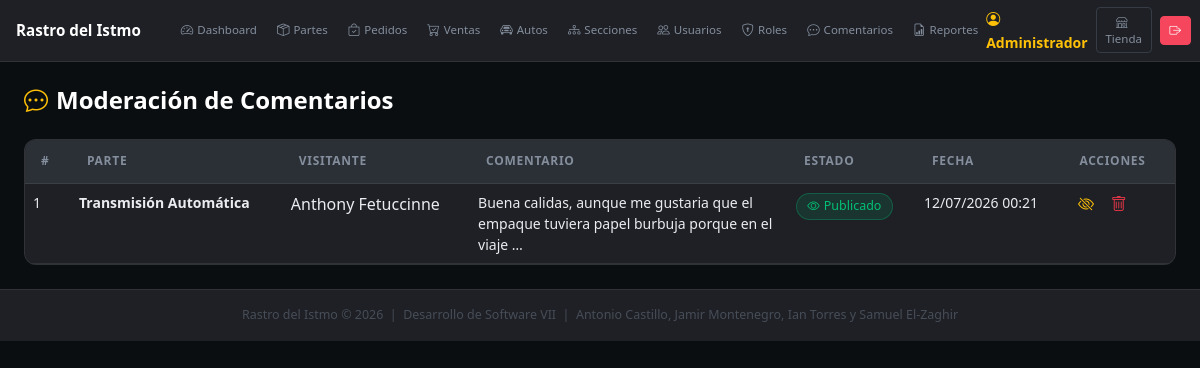
/admin/?mod=comentarios (signed in), run on the app's committed database.
### tables this page shows
CREATE TABLE IF NOT EXISTS `comentarios` (
  `id` int NOT NULL AUTO_INCREMENT,
  `parte_id` int NOT NULL,
  `nombre_visitante` varchar(100) NOT NULL,
  `comentario` text NOT NULL,
  `rating` tinyint DEFAULT NULL,
  `auto_pub` tinyint(1) DEFAULT '0',
  `publicado` tinyint(1) DEFAULT '0',
  `creado_en` timestamp NULL DEFAULT CURRENT_TIMESTAMP,
  PRIMARY KEY (`id`),
  KEY `parte_id` (`parte_id`)
);

CREATE TABLE IF NOT EXISTS `partes` (
  `id` int NOT NULL AUTO_INCREMENT,
  `nombre` varchar(150) NOT NULL,
  `descripcion` text,
  `auto_id` int DEFAULT NULL,
  `seccion_id` int DEFAULT NULL,
  `precio` decimal(10,2) NOT NULL DEFAULT '0.00',
  `cantidad` int NOT NULL DEFAULT '0',
  `thumbnail` varchar(255) DEFAULT NULL,
  `imagen_grande` varchar(255) DEFAULT NULL,
  `activo` tinyint(1) DEFAULT '1',
  `firma_digital` varchar(64) DEFAULT NULL,
  `creado_por` int DEFAULT NULL,
  `creado_en` timestamp NULL DEFAULT CURRENT_TIMESTAMP,
  PRIMARY KEY (`id`),
  KEY `auto_id` (`auto_id`),
  KEY `seccion_id` (`seccion_id`),
  KEY `creado_por` (`creado_por`)
);

### app/Controllers/BaseController.php (called while the page is built, shortened)
<?php
abstract class BaseController implements ErrorHandlerInterface {
    protected function view(string $tpl, array $data = []): void {
        extract($data);
        include BASE_PATH . "/app/Views/" . $tpl . ".php";
    }
}

### app/Controllers/ComentarioController.php (called while the page is built, shortened)
<?php
class ComentarioController extends BaseController {
    private ComentarioModel $cm;
    public function __construct() { $this->cm=new ComentarioModel(); }
    public function index(): void   { $this->requirePermission("comentarios"); $comentarios=$this->cm->findAllWithParte(); $this->view("admin/comentarios/index",compact("comentarios")); }
}

### admin/index.php (called while the page is built, shortened)
<?php
$raw    = Sanitizer::get("action") ?: "index";
$action = lcfirst(str_replace('_', '', ucwords($raw, '_')));
try {
    $ctrl   = new $map[$mod]();
    $method = method_exists($ctrl,$action) ? $action : "index";
    $ctrl->$method();
} catch (\Throwable $e) {
    if (isset($ctrl) && $ctrl instanceof ErrorHandlerInterface) { $ctrl->handle($e); }
    else { error_log("[RASTRO] " . $e->getMessage()); }
    header("Location: " . APP_URL . "/admin/"); exit;
}

### app/Config/Database.php (called while the page is built, shortened)
<?php
class Database {
    private static ?PDO $conn = null;
    public static function get(): PDO {
        if (self::$conn === null) {
            try {
                self::$conn = new PDO(
                    "mysql:host=".DB_HOST.";dbname=".DB_NAME.";charset=utf8mb4",
                    DB_USER, DB_PASS,
                    [PDO::ATTR_ERRMODE=>PDO::ERRMODE_EXCEPTION,
                     PDO::ATTR_DEFAULT_FETCH_MODE=>PDO::FETCH_ASSOC,
                     PDO::ATTR_EMULATE_PREPARES=>false]
                );
                self::$conn->exec("SET time_zone = '-05:00'");
            } catch (PDOException $e) {
                http_response_code(500);
                die("<b>Error de BD:</b> ".htmlspecialchars($e->getMessage()));
            }
        }
        return self::$conn;
    }
}

### app/Models/BaseModel.php (called while the page is built, shortened)
<?php
abstract class BaseModel implements CrudInterface {
    protected PDO    $db;
    public function __construct() { $this->db = Database::get(); }
    protected function query(string $sql, array $p = []): array {
        $s = $this->db->prepare($sql); $s->execute($p); return $s->fetchAll();
    }
}

### app/Models/ComentarioModel.php (called while the page is built, shortened)
<?php
class ComentarioModel extends BaseModel {
    public function findAllWithParte(): array {
        return $this->query("SELECT c.*,p.nombre AS parte_nombre FROM comentarios c LEFT JOIN partes p ON p.id=c.parte_id ORDER BY c.creado_en DESC");
    }
}

### app/Views/admin/comentarios/index.php (the view, shortened to what this page needs)
<?php $title="Comentarios"; include BASE_PATH."/app/Views/layouts/admin_header.php"; ?>
<div class="page-header mb-4">
  <div><h4 class="fw-bold text-white mb-0"><i class="bi bi-chat-dots me-2 text-warning"></i>Moderación de Comentarios</h4></div>
</div>
<div class="dark-card"><div class="table-responsive">
<table class="table dark-table mb-0">
  <thead><tr><th>#</th><th>Parte</th><th>Visitante</th><th>Comentario</th><th>Estado</th><th>Fecha</th><th>Acciones</th></tr></thead>
  <tbody>
  <?php foreach($comentarios as $c): ?>
  <tr>
    <td class="small text-secondary"><?=$c["id"]?></td>
    <td class="small fw-semibold text-warning"><?=htmlspecialchars($c["parte_nombre"]??"—")?></td>
    <td class="text-white"><?=htmlspecialchars($c["nombre_visitante"])?></td>
    <td class="small text-secondary" style="max-width:280px"><?=htmlspecialchars(mb_substr($c["comentario"],0,90)).(mb_strlen($c["comentario"])>90?"…":"")?></td>
    <td><?=$c["publicado"]
      ? "<span class=\"chip-success\"><i class=\"bi bi-eye me-1\"></i>Publicado</span>"
      : "<span class=\"chip-warning\"><i class=\"bi bi-hourglass me-1\"></i>Pendiente</span>"?></td>
    <td class="small text-secondary"><?=date("d/m/Y H:i",strtotime($c["creado_en"]))?></td>
    <td>
      <a href="<?=APP_URL?>/admin/?mod=comentarios&action=toggle&id=<?=$c["id"]?>" class="icon-btn" title="<?=$c["publicado"]?"Ocultar":"Publicar"?>">
        <i class="bi bi-<?=$c["publicado"]?"eye-slash text-warning":"check-circle text-success"?>"></i>
      </a>
      <a href="<?=APP_URL?>/admin/?mod=comentarios&action=eliminar&id=<?=$c["id"]?>" class="icon-btn" title="Eliminar" onclick="return confirm('¿Eliminar este comentario?')">
        <i class="bi bi-trash text-danger"></i>
      </a>
    </td>
  </tr>
  <?php endforeach; ?>
  </tbody>
</table>
</div></div>
<?php include BASE_PATH."/app/Views/layouts/admin_footer.php"; ?>

### assets/css/style.css (style rules this page uses)
:root { --bg-0: #0B0E11; --bg-1: #1E2026; --bg-2: #2B2F36; --bg-3: #363C45; --accent: #F0B90B; --accent-h: #D4A309; --accent-dim: rgba(240,185,11,.15); --text-1: #EAECEF; --text-2: #848E9C; --text-3: #474D57; --success: #03C076; --danger: #F6465D; --info: #1890FF; --border: rgba(255,255,255,.08); --radius: 12px; --radius-sm: 8px; --shadow: 0 4px 28px rgba(0,0,0,.5); --bs-body-bg: #0B0E11; --bs-body-color: #EAECEF; --bs-card-bg: #1E2026; --bs-card-cap-bg: #2B2F36; --bs-card-color: #EAECEF; --bs-card-border-color: rgba(255,255,255,.08); --bs-table-bg: transparent; --bs-table-color: #EAECEF; --bs-table-border-color: rgba(255,255,255,.08); --bs-table-striped-bg: rgba(255,255,255,.03); --bs-table-hover-bg: rgba(255,255,255,.05); --bs-table-hover-color: #EAECEF; --bs-table-striped-color: #EAECEF; --bs-border-color: rgba(255,255,255,.08); --bs-link-color: #F0B90B; --bs-link-hover-color: #D4A309; --bs-input-bg: #2B2F36; --bs-breadcrumb-divider-color: #474D57; --bs-form-check-input-border: rgba(255,255,255,.2); --bs-modal-bg: #1E2026; --bs-modal-header-bg: #2B2F36; --bs-dropdown-bg: #1E2026; --bs-dropdown-border-color: rgba(255,255,255,.08); --bs-dropdown-color: #EAECEF; --bs-dropdown-link-color: #EAECEF; --bs-dropdown-link-hover-bg: #2B2F36; --bs-nav-pills-link-active-bg: #F0B90B; }
*, *::before, *::after { box-sizing: border-box; }
body { font-family: "Segoe UI", system-ui, sans-serif; background-color: var(--bg-0) !important; color: var(--text-1) !important; }
a { color: var(--accent); text-decoration: none; }
small,.small { color:var(--text-2); }
.text-secondary { color:var(--text-2)!important; }
.table { color: var(--text-1) !important; --bs-table-bg: transparent !important; --bs-table-color: #EAECEF !important; --bs-table-hover-color: #EAECEF !important; }
.table > :not(caption) > * > * { background-color: transparent !important; color: var(--text-1) !important; border-color: var(--border) !important; }
.table thead > tr > th { background-color: var(--bg-2) !important; color: var(--text-2) !important; font-size:.75rem;text-transform:uppercase;letter-spacing:.06em; border-bottom:1px solid var(--border)!important; padding:.8rem 1rem;font-weight:600; }
.admin-body { background:var(--bg-0)!important;min-height:100vh; }
.dark-card { background:var(--bg-1);border:1px solid var(--border);border-radius:var(--radius);overflow:hidden; }
.dark-table { color:var(--text-1)!important; }
.dark-table > :not(caption) > * > * { background-color:transparent!important;color:var(--text-1)!important;border-color:var(--border)!important; }
.dark-table thead > tr > th { background-color:var(--bg-2)!important;color:var(--text-2)!important;font-size:.75rem;text-transform:uppercase;letter-spacing:.06em;border-color:var(--border)!important; }
.chip-success { display:inline-flex;align-items:center;background:rgba(3,192,118,.12);color:var(--success);border:1px solid rgba(3,192,118,.3);border-radius:20px;padding:.2rem .65rem;font-size:.78rem;font-weight:500; }
.page-header { display:flex;align-items:center;justify-content:space-between;flex-wrap:wrap;gap:.75rem; }
.icon-btn { background:none;border:none;padding:.3rem .4rem;border-radius:6px;cursor:pointer;transition:background .12s; }

### data on the page
comentarios: id "1", parte.nombre "Transmisión Automática", nombre_visitante "Anthony Fetuccinne", comentario "Buena calidas, aunque me gustaria que el empaque tuviera papel burbuja porque en el viaje", publicado 1 (drawn), creado_en "12/07/2026 00:21"

### other printed values
$_SESSION["user"]["nombre"] "Administrador"
